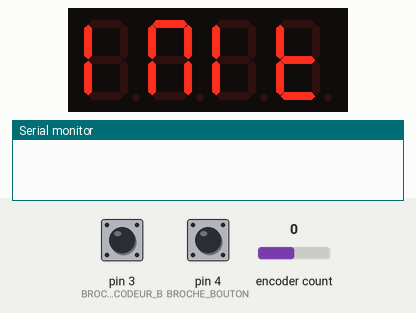
This sketch was run on a simulated Arduino Uno, built with avr-gcc and run on an emulated ATmega328P. Shown: 4-digit seven-segment display, the last lines printed to the serial monitor. The inputs (shaded band) are chosen by the test bench; at power-on: encoder count 0, pin 3 (BROCHE_ENCODEUR_B) HIGH, pin 4 (BROCHE_BOUTON) HIGH.

Above: at 1.1 s.
At 3.2 s:
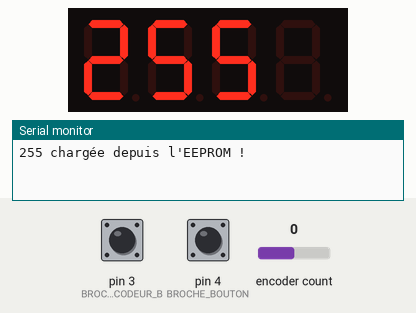
3.3 s: encoder count set to 1
At 4.3 s:
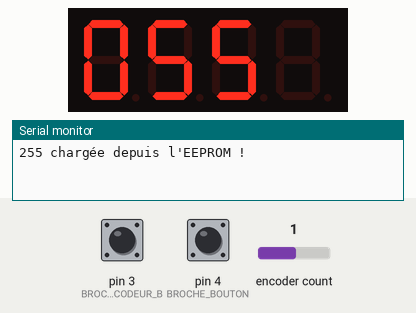
6.7 s: encoder count set to 2
At 8.1 s:
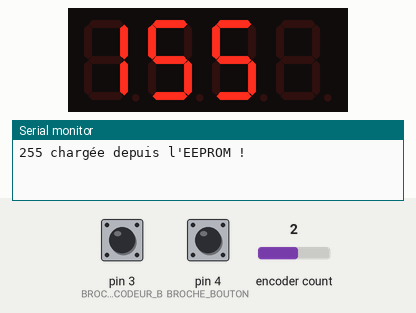
Timing chart, 0 to 9.7 s (numbered marks = the images above; inputs shaded):
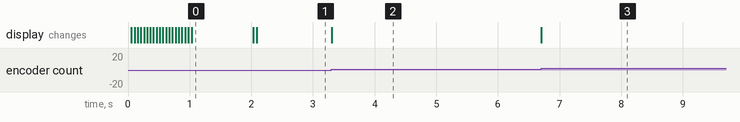

Measured:
- after the input at 3.3 s, the display: changes at once (image 2)
- after the input at 6.7 s, the display: changes at once (image 3)
- what the display in image 0 shows lasts 1.0 s, from 1.0 s to 2.0 s

The sketch:

encodeur_rotatif_eeprom.ino
```cpp
/* Conserver une valeur l'enregistrant dans une EEPROM
 * Modifier cette valeur par un encodeur rotatif
 *
 * Formation Arduino, Rennes, Hisséo, 29 mai 2018, pierre <at> lesporteslogiques.net
 *
 * arduino 1.8.2 @ zibu / debian 7 wheezy
 *  + lib. Rotary encoder handler for arduino. v1.1 / https://github.com/buxtronix/arduino/tree/master/libraries/Rotary
 *  + lib. OneButton 1.2.0 / https://github.com/mathertel/OneButton
 *  + lib. SevenSegmentTM1637 de Bram Harmsen :  https://github.com/bremme/arduino-tm1637
 *
 * La mémoire EEPROM peut-être réécrite 100 000 fois (au moins!)
 * Par comparaison la mémoire de programme (flash) peut l'être 10 000 fois
 * cf . https://playground.arduino.cc/Code/EEPROM-Flash
 */


#include <Rotary.h>
#include <EEPROM.h>
#include <OneButton.h>
#include <SevenSegmentTM1637.h>;

#define BROCHE_BOUTON       4
#define BROCHE_4DIGITS_CLK  5    // Clock
#define BROCHE_4DIGITS_DIO  6    // Data In
#define BROCHE_ENCODEUR_A   2
#define BROCHE_ENCODEUR_B   3

OneButton bouton(BROCHE_BOUTON, true);

Rotary encodeur = Rotary(BROCHE_ENCODEUR_A, BROCHE_ENCODEUR_B);

SevenSegmentTM1637    afficheur(BROCHE_4DIGITS_CLK, BROCHE_4DIGITS_DIO);

int compteur = 0;      // compteur de l'encodeur rotatif (incrément)
byte valeur = 128;     // valeur à afficher

boolean DEBUG = true;

void setup() {
  if (DEBUG) Serial.begin(9600);

  // Initialiser l'afficheur à 4 chiffres
  afficheur.begin();                        // initialiser l'afficheur
  afficheur.setBacklight(100);              // fixer la luminosité à 100 %
  afficheur.print("INIT");                  // afficher INIT
  delay(1000);                              // attendre 1000 millisecondes
  afficheur.clear();                        // effacer l'afficheur

  // Initialiser l'encodeur rotatif
  pinMode(BROCHE_ENCODEUR_A, INPUT_PULLUP);
  pinMode(BROCHE_ENCODEUR_B, INPUT_PULLUP);
  attachInterrupt(0, rotate, CHANGE);       // Interruption sur la broche 2
  attachInterrupt(1, rotate, CHANGE);       // Interruption sur la broche 3

  // fixer la durée en ms d'un clic
  bouton.setClickTicks(200);                // Fixer la durée du click à 200 ms

  // attacher les évènements aux boutons
  bouton.attachClick(saveEeprom);           // 1 clic pour enregistrer
  bouton.attachDoubleClick(loadEeprom);     // 1 clic pour charger la valeur enregistrée

  loadEeprom();                             // charger la dernière valeur enregistrée

  delay(50);

}

void loop(void) {

  bouton.tick();

  // appliquer les modifications en fonction de l'encodeur rotatif
  if (compteur != 0) {
    valeur += compteur;
    compteur = 0;
  }
  if (valeur < 0) valeur = 0;
  if (valeur > 255) valeur = 255;

  // Afficher la valeur
  afficheur.print(valeur);

}

// Modifier la valeur en fonction de la position de l'encodeur
void rotate() {
  unsigned char result = encodeur.process();
  if (result == DIR_CW) {
    compteur++;
  } else if (result == DIR_CCW) {
    compteur--;
  }
}

// Charger la dernière valeur enregistrée dans l'EEPROM
void loadEeprom() {
  int addr = 0;
  while (!eeprom_is_ready());      // Ne rien faire tant que l'EEPROM n'est pas prête
  cli();                           // Désactiver les interruptions globales
  valeur = EEPROM.read(addr);      // Lire la valeur correspondant à l'adresse addr
  sei();                           // Réactiver les interuptions
  afficheur.clear();
  if (DEBUG) Serial.print(valeur);
  if (DEBUG) Serial.println(" chargée depuis l'EEPROM ! ");
}

// Enregistrer la valeur actuelle en EEPROM
void saveEeprom() {
  int addr = 0;
  while (!eeprom_is_ready());
  cli();
  EEPROM.write(addr, valeur);
  sei();
  if (DEBUG) Serial.print(valeur);
  if (DEBUG) Serial.println(" sauvée en EEPROM ! ");
}
```
